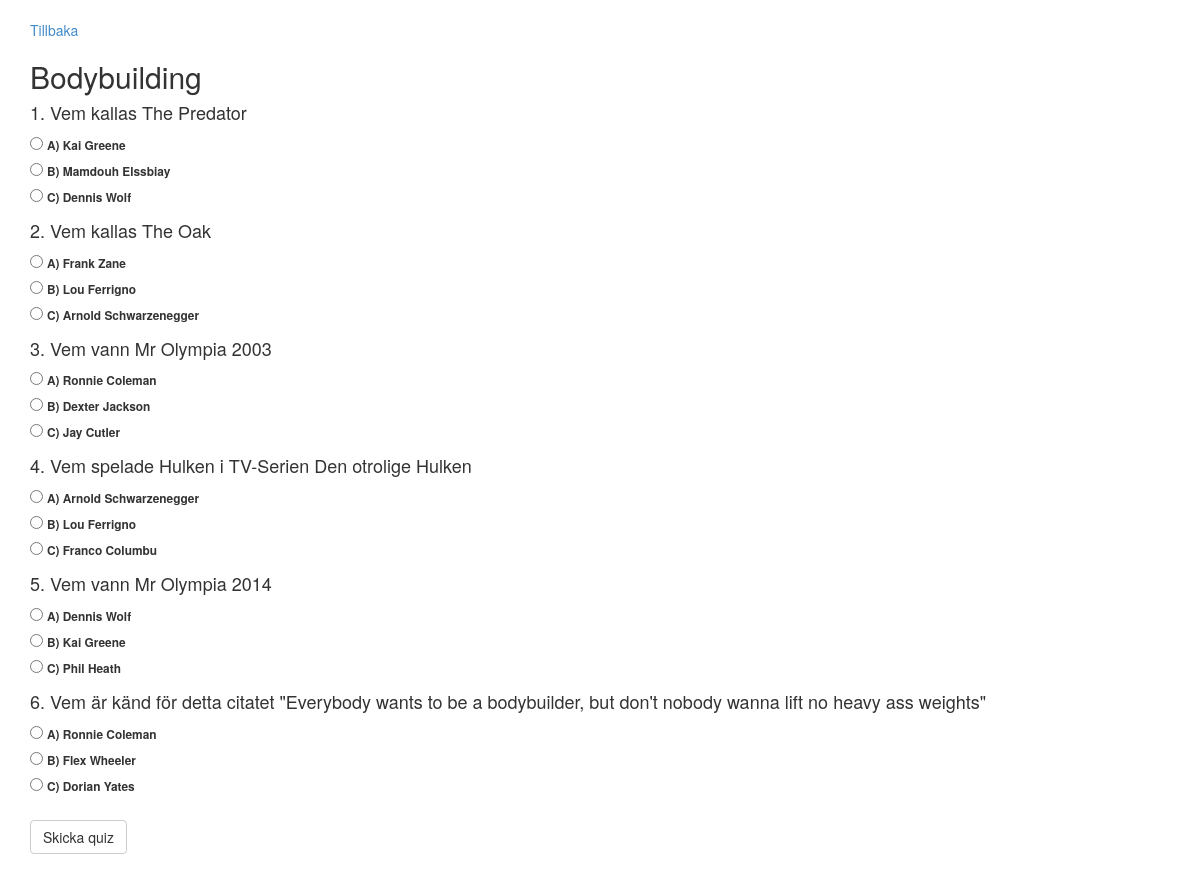
The page /?playQuiz=3 (signed in) on the database as committed earlier.
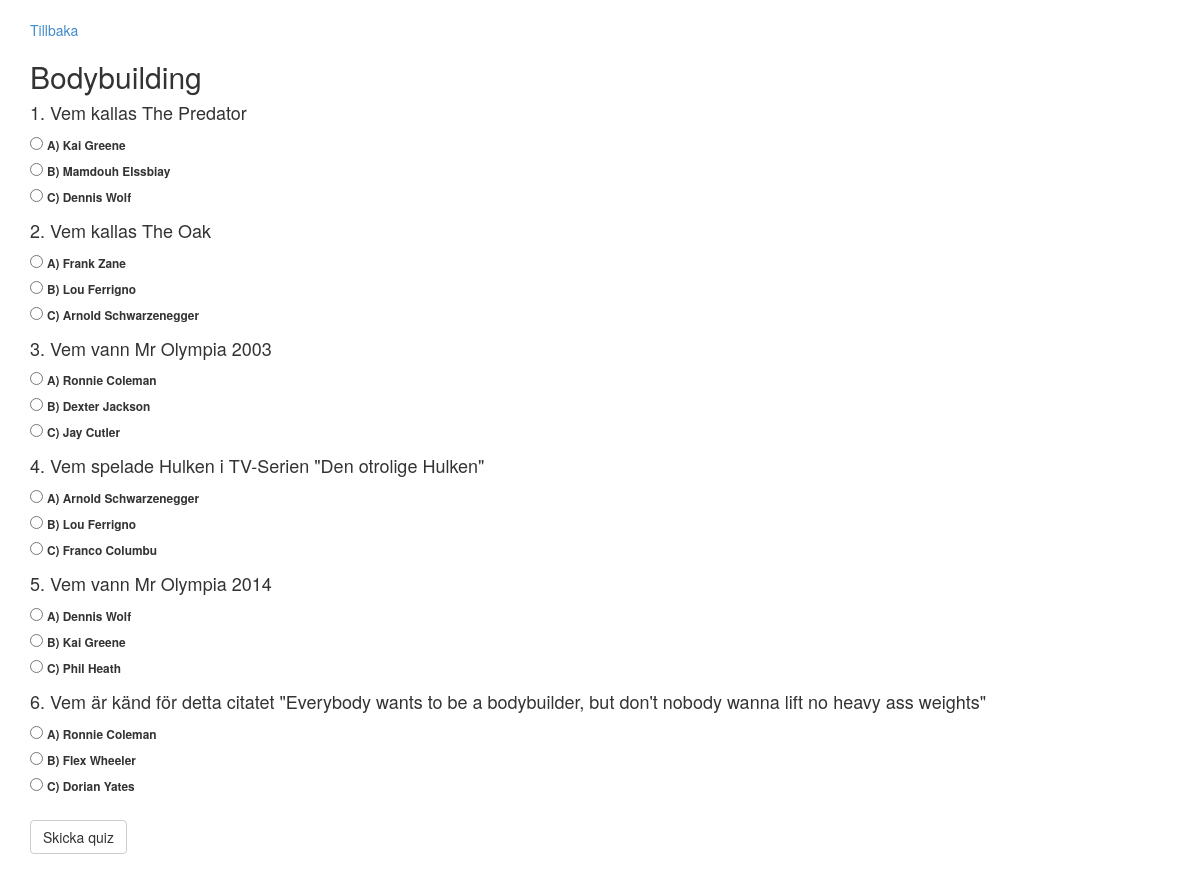
The same page on the database as committed later.
### tables this page shows
CREATE TABLE IF NOT EXISTS `quiz` (
  `QuizId` int(11) NOT NULL AUTO_INCREMENT,
  `QuizName` varchar(60) NOT NULL,
  PRIMARY KEY (`QuizId`),
  UNIQUE KEY `QuizName` (`QuizName`)
);

CREATE TABLE IF NOT EXISTS `answer` (
  `AnswerId` int(11) NOT NULL AUTO_INCREMENT,
  `AnswerA` varchar(60) NOT NULL,
  `AnswerB` varchar(60) NOT NULL,
  `AnswerC` varchar(60) NOT NULL,
  `RightAnswer` varchar(5) NOT NULL,
  `QuestionId` int(11) NOT NULL,
  PRIMARY KEY (`AnswerId`),
  KEY `QuestionId` (`QuestionId`)
);

CREATE TABLE IF NOT EXISTS `question` (
  `QuestionId` int(11) NOT NULL AUTO_INCREMENT,
  `QuestionName` varchar(150) NOT NULL,
  `QuizId` int(11) NOT NULL,
  PRIMARY KEY (`QuestionId`),
  UNIQUE KEY `QuestionName` (`QuestionName`),
  KEY `QuizId` (`QuizId`)
);

### Model/Dao/Repository.php (called while the page is built, shortened)
<?php
abstract class Repository {
	protected $dbConnection;
    protected function connection() {
    	if ($this->dbConnection == null) {
            $this->dbConnection = new PDO(Settings::$DB_CONNECTION, Settings::$DB_USERNAME, Settings::$DB_PASSWORD);
        $this->dbConnection->setAttribute(PDO::ATTR_ERRMODE, PDO::ERRMODE_EXCEPTION);
        return $this->dbConnection;
    }
  }
}

### Controller/LoginController.php (called while the page is built, shortened)
<?php
require_once("View/HTMLView.php");
require_once("Model/LoginModel.php");
class LoginController {
    private $model;
    public function __construct() {
        $this->model = new LoginModel();
    }
    public function isAuthenticated() {
        if ($this->model->isLoggedIn()) {
            return true;
        }
        return false;
    }
}

### Model/LoginModel.php (called while the page is built, shortened)
<?php
require_once('./Controller/LoginController.php');
class LoginModel{
    public function isLoggedIn(){
        if (isset($_SESSION['loggedIn'])){
            return true;
        }
        return false;
    }
}

### Model/Dao/QuizRepository.php (called while the page is built, shortened)
<?php
require_once("Model/Quiz.php");
require_once("Model/Dao/Repository.php");
class QuizRepository extends Repository{
	private $db;
	private $questionTable = "question";
	private $answerTable = "answer";
	public function __construct() {
		$this->dbTable = 'quiz';
		$this->db = $this->connection();
	}
	public function isValidPlayableQuizId($id) {
			$sql = "SELECT * FROM $this->dbTable WHERE " . $this->quizId . " = ?";
			$params = array($id);
			$query = $this->db->prepare($sql);
			$query->execute($params);
			$dbQuizObj = $query->fetch();
			$quizId = $dbQuizObj[$this->quizId];
			$quizName = $dbQuizObj[$this->quizName];
			$sql = "SELECT * FROM " . $this->questionTable . " WHERE " . $this->quizId . " = ?";
			$query = $this->db->prepare($sql);
			$query->execute (array($dbQuizObj[$this->quizId]));
			$question = $query->fetch();
			$question = new Question($question[$this->questionName], $question[$this->quizId], $question[$this->questionId]);
			$sql = "SELECT * FROM " . $this->answerTable . " WHERE " . $this->questionId . " = ?";
			$query = $this->db->prepare($sql);
			$query->execute (array($question->getQuestionId()));
			$answers = $query->fetch();
			if ($answers != NULL) {
				return true;
			}
			return false;
	}
	public function getQuiz($quizId) {
		$sql = "SELECT * FROM $this->dbTable WHERE " . $this->quizId . " = ?";
		$params = array($quizId);
		$query = $this->db->prepare($sql);
		$query->execute($params);
		$result = $query->fetch();
		if ($result) {
			$quiz = new Quiz($result[$this->quizName], $result[$this->quizId]);
			$sql = "SELECT * FROM " . $this->questionTable . " WHERE " . $this->quizId . " = ?";
			$query = $this->db->prepare($sql);
			$query->execute (array($result[$this->quizId]));
			$questions = $query->fetchAll();
			foreach($questions as $question) {
				$question = new Question($question[$this->questionName], $question[$this->quizId], $question[$this->questionId]);
				$quiz->add($question);
			}
			return $quiz;
		}
		return NULL;
	}
}

### index.php (called while the page is built, shortened)
<?php
require_once('Controller/MasterController.php');
$masterController = new MasterController();
$masterController->doControll();

### Model/Question.php (called while the page is built, shortened)
<?php
class Question {
	private $questionId;
	public function __construct($questionName, $quizId, $questionId = NULL) {
		if (empty($questionId) == false) {
			$this->questionId = $questionId;
		}
	}
	public function getQuestionId() {
		return $this->questionId;
	}
}

### Model/QuizModel.php (called while the page is built, shortened)
<?php
require_once("Model/Dao/QuizRepository.php");
require_once("Model/QuestionModel.php");
require_once("Model/Quiz.php");
class QuizModel {
	private $quizRepository;
	public function __construct() {
		$this->quizRepository = new QuizRepository();
	}
	public function getQuiz($quizId) {
		return $this->quizRepository->getQuiz($quizId);
	}
}

### Model/Quiz.php (called while the page is built, shortened)
<?php
require_once("Model/Questions.php");
class Quiz {
	private $quizName;
	private $questions;
	public function __construct($quizName, $quizId = NULL) {
		$this->quizName = $quizName;
		$this->questions = new Questions();
	}
	public function getName() {
		return $this->quizName;
	}
	public function add(Question $question) {
		$this->questions->add($question);
	}
	public function getQuestions() {
		return $this->questions;
	}
}

### Model/Questions.php (called while the page is built)
	<?php
class Questions {
	private $questions;
	public function __construct() {
		$this->questions = array();
	}
	public function toArray() {
		return $this->questions;
	}
	public function add(Question $question) {
			$this->questions[] = $question;
	}
}

### Model/QuestionModel.php (called while the page is built, shortened)
<?php
require_once("Model/Dao/QuestionRepository.php");
require_once("Model/Question.php");
class QuestionModel {
	private $questionRepository;
	public function __construct() {
		$this->questionRepository = new QuestionRepository();
	}
	public function getQuestion($questionId) {
		return $this->questionRepository->getQuestion($questionId);
	}
}

### Model/Dao/QuestionRepository.php (called while the page is built, shortened)
<?php
require_once("Model/Question.php");
require_once("Model/Dao/Repository.php");
class QuestionRepository extends Repository {
	private $db;
	private $answerTable = "answer";
	public function __construct() {
		$this->dbTable = 'question';
		$this->db = $this->connection();
	}
	public function getQuestion($questionId) {
		$sql = "SELECT * FROM $this->dbTable WHERE " . $this->questionId . " = ?";
		$params = array($questionId);
		$query = $this->db->prepare($sql);
		$query->execute($params);
		$result = $query->fetch();
		if ($result) {
			$question = new Question($result[$this->questionName], $result[$this->quizId], $result[$this->questionId]);
			$sql = "SELECT * FROM " . $this->answerTable . " WHERE " . $this->questionId . " = ?";
			$query = $this->db->prepare($sql);
			$query->execute (array($result[$this->questionId]));
			$answersObj = $query->fetchAll();
			foreach($answersObj as $answerObj) {
				$answers = new Answers($answerObj[$this->answerA], $answerObj[$this->answerB], $answerObj[$this->answerC], $answerObj[$this->rightAnswer],
				$answerObj[$this->questionId], $answerObj[$this->answerId]);
				$question->add($answers);
			}
			return $question;
		}
		return NULL;
	}
}

### View/PlayQuizView.php (the view, shortened to what this page needs)
<?php
require_once("Model/QuizModel.php");
class PlayQuizView extends BaseView {
	private $submitQuizLocation = 'submitQuiz';
	private $quizModel;
	private $questionModel;
	public function __construct() {
		$this->quizModel = new QuizModel();
		$this->questionModel = new QuestionModel();
	}
	public function getChosenQuiz() {
		if (isset($_GET[$this->playQuizLocation])) {
			return $_GET[$this->playQuizLocation];
		}
	}
	public function hasUserSubmitQuiz () {
		return false;
	}
	public function didUserPressGoToShowAllQuizToPlay() {
		return false;
	}
	public function hasChosenQuiz() {
		if (isset($_GET[$this->playQuizLocation])) {
			return true;
		}
		return false;
	}
	public function showPlayQuiz($quizId) {
		$quiz = $this->quizModel->getQuiz($quizId);
		$questions = $quiz->getQuestions();
		$questionNr = 1;
		$html = "
		</br>
		<a href='?$this->showAllQuizToPlayLocation' >Tillbaka</a>
		<h2>" . $quiz->getName() . "</h2>
		<form action ='' method='post'>";
			foreach ($questions->ToArray() as $question) {
				$question = $this->questionModel->getQuestion($question->getQuestionId());
				foreach ($question->toArray() as $answer) {
					$foo = 0;
					if ($answer != null) {
						$html .= "<h4>$questionNr. " . $question->getName() . "</h4>";
					}
					foreach ($answer->getAnswers() as $answerName) {
						$label = 'question-' . $questionNr . '-answers-'. $this->alphabets[$foo];
						$html .=
						"<div>
						<input type='radio' name='answers[$questionNr]' id='$label' value='" . $this->alphabets[$foo] . "'>
						<small><label for='$label'>" . $this->alphabets[$foo] . ") " . $answerName . "</label></small>
						</div>";
						$foo++;
					}
				}
				$questionNr++;
			}
		return $html .= "</br>
		<input type='submit' class='btn btn-default' name='$this->submitQuizLocation' value='Skicka quiz' />
		</form>
		</br>
		";
	}
}

### Controller/MasterController.php (shortened to what this page needs)
<?php
require_once("Controller/QuizController.php");
require_once("Controller/LoginController.php");
require_once("Controller/QuestionController.php");
require_once("View/PlayQuizView.php");
require_once("Controller/AnswerController.php");
require_once("Model/Dao/QuestionRepository.php");
require_once("Model/Dao/QuizRepository.php");
class MasterController {
	private $loginController;
	private $quizController;
    private $playQuizView;
    private $quizRepository;
	public function __construct() {
		$this->loginController = new LoginController();
		$this->quizController = new QuizController();
        $this->playQuizView = new PlayQuizView();
        $this->quizRepository = new QuizRepository();
	}
	public function doControll() {
        try {
            if ($this->playQuizView->didUserPressGoToShowAllQuizToPlay() && $this->loginController->isAuthenticated() || $this->playQuizView->hasChosenQuiz() && $this->loginController->isAuthenticated()) {
                if ($this->playQuizView->hasChosenQuiz() && $this->quizRepository->isValidPlayableQuizId($this->playQuizView->getChosenQuiz())) {
                    $this->quizController->playQuiz($this->loginController->getId());
                }
                else {
                    $this->quizController->showAllQuizToPlay();
                }
            }
        }
        catch (Exception $e) {
            error_log($e->getMessage() . "\n", 3, Settings::$ERROR_LOG);
            if (Settings::$DO_DEBUG) {
                throw $e;
            }
            else {
                BaseView::redirectToErrorPage();
                die();
            }
        }
	}
}

### Controller/QuizController.php (shortened to what this page needs)
<?php
require_once("View/PlayQuizView.php");
require_once("View/HTMLView.php");
require_once("Model/QuizModel.php");
require_once("View/QuizView.php");
require_once("Model/Quiz.php");
require_once("Model/Dao/QuizRepository.php");
class QuizController {
	private $playQuizView;
	private $htmlView;
	private $quizModel;
	public function __construct() {
		$this->playQuizView = new PlayQuizView();
		$this->htmlView = new HTMLView();
		$this->quizModel = new QuizModel();
	}
	public function playQuiz($userId) {
		if ($this->playQuizView->hasUserSubmitQuiz()) {
			$chosenQuiz = $this->playQuizView->getChosenQuiz();
			$userAnswers = $this->playQuizView->getUserAnswers();
			$score = $this->quizModel->validateQuiz($userAnswers, $chosenQuiz);
			$quiz = $this->quizModel->getQuiz($chosenQuiz);
			$questions = $quiz->getQuestions();
			$quizResult = new Result($score, $this->quizModel->numOfQuestions($questions), $userId, $chosenQuiz);
			$this->quizModel->saveQuizResult($quizResult);
			$this->htmlView->echoHTML($this->playQuizView->showResult($score, $chosenQuiz));
		}
		else {
			$this->htmlView->echoHTML($this->playQuizView->showPlayQuiz($this->playQuizView->getChosenQuiz()));
		}
	}
}

### View/HTMLView.php (shortened to what this page needs)
<?php
class HTMLView {
    public function echoHTML($body){
        echo "
				<!DOCTYPE html>
				<html>
				<head>
				<meta charset='utf-8'>
                <meta name='viewport' content='width=device-width, initial-scale=1'>
                <title>MyQuiz</title>
                <link rel='stylesheet' href='css/bootstrap.min.css'>
				</head>
				<body>
				 <div class='container'>
					$body
                  </div>
				</body>
        <script src='https://ajax.googleapis.com/ajax/libs/jquery/1.11.1/jquery.min.js'></script>
        <script type='text/javascript' src='js/bootstrap.js'></script>
        <script type='text/javascript' src='js/bootstrap.min.js'></script>
				</html>";
    }
}

Rows that differ between the two databases and show on the page:
changed through a linked row, answer "Franco Columbu": QuestionId.QuestionName "Vem spelade Hulken i TV-Serien Den otrolige Hulken" → "Vem spelade Hulken i TV-Serien \"Den otrolige Hulken\""
